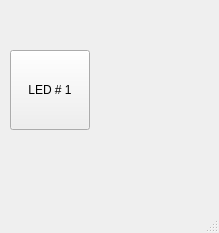
<?xml version="1.0" encoding="UTF-8"?>
<ui version="4.0">
 <class>MainWindow</class>
 <widget class="QMainWindow" name="MainWindow">
  <property name="geometry">
   <rect>
    <x>0</x>
    <y>0</y>
    <width>219</width>
    <height>233</height>
   </rect>
  </property>
  <property name="windowTitle">
   <string>MainWindow</string>
  </property>
  <widget class="QWidget" name="centralwidget">
   <widget class="QLabel" name="label">
    <property name="geometry">
     <rect>
      <x>110</x>
      <y>50</y>
      <width>80</width>
      <height>80</height>
     </rect>
    </property>
    <property name="minimumSize">
     <size>
      <width>0</width>
      <height>0</height>
     </size>
    </property>
    <property name="text">
     <string/>
    </property>
   </widget>
   <widget class="QPushButton" name="pushButton">
    <property name="geometry">
     <rect>
      <x>10</x>
      <y>50</y>
      <width>80</width>
      <height>80</height>
     </rect>
    </property>
    <property name="minimumSize">
     <size>
      <width>0</width>
      <height>0</height>
     </size>
    </property>
    <property name="text">
     <string>LED # 1</string>
    </property>
    <property name="checkable">
     <bool>true</bool>
    </property>
   </widget>
  </widget>
  <widget class="QMenuBar" name="menubar">
   <property name="geometry">
    <rect>
     <x>0</x>
     <y>0</y>
     <width>219</width>
     <height>22</height>
    </rect>
   </property>
  </widget>
  <widget class="QStatusBar" name="statusbar"/>
 </widget>
 <resources/>
 <connections/>
</ui>
